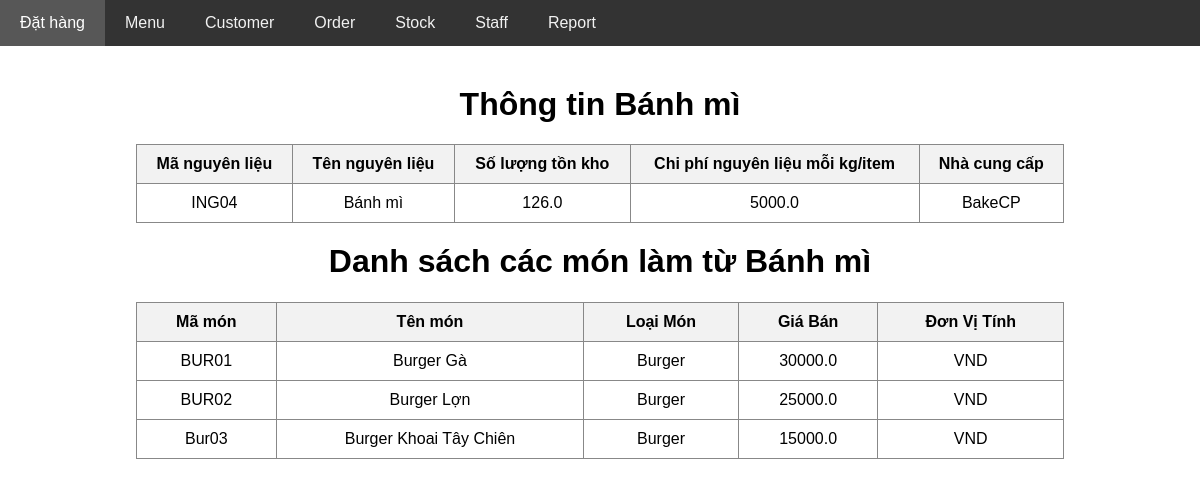
The app's page /core/stock/4 with its own data.
### core/models.py (models this page shows, shortened)
class StockIngredient(models.Model):
    ma_nguyen_lieu = models.CharField(max_length=10, unique=True)
    ten_nguyen_lieu = models.CharField(max_length=50)
    so_luong_ton_kho = models.FloatField()
    chi_phi_nguyen_lieu = models.FloatField()
    nha_cung_cap = models.CharField(max_length=100)
    used = models.FloatField(default=0)

class MenuIngredient(models.Model):
    class TypeChoices(models.TextChoices):
        KILOGRAM = 'Kilogram'
        ITEM = 'Item'
    so_luong = models.FloatField()
    don_vi_tinh = models.CharField(max_length=20, choices=TypeChoices.choices)
    stock = models.ForeignKey(StockIngredient, on_delete=models.CASCADE, related_name='menu_ingredients')
    menu = models.ForeignKey(Menu, on_delete=models.CASCADE, related_name='ingredients')

class Menu(models.Model):
    class TypeChoices(models.TextChoices):
        BURGER = 'Burger'
        DRINK = 'Drink'
        COMBO = 'Combo'
        SNACK = 'Snack'
    ma_mon = models.CharField(max_length=10, unique=True)
    ten_mon = models.CharField(max_length=50)
    loai_mon = models.CharField(max_length=20, choices=TypeChoices.choices)
    gia_ban = models.FloatField()
    don_vi_tinh = models.CharField(max_length=10, default='VND')

### core/views.py (the view)
# urls.py: path('stock/<int:stock_id>', views.show_stock_detail, name='show_stock_detail'),
def show_stock_detail(request, stock_id):
    stock = StockIngredient.objects.get(id=stock_id)
    related_ingredients = stock.menu_ingredients.all()
    return render(request, 'menu/show_stock_detail.html', {
        'stock': stock,
        'related_ingredients': related_ingredients
    })

### core/templates/menu/show_stock_detail.html (shortened to what this page needs)
{% extends 'layout.html' %}
{% block body %}
<h1>Thông tin {{stock.ten_nguyen_lieu}}</h1>
<table>
    <tr>
        <th>Mã nguyên liệu</th>
        <th>Tên nguyên liệu</th>
        <th>Số lượng tồn kho</th>
        <th>Chi phí nguyên liệu mỗi kg/item</th>
        <th>Nhà cung cấp</th>
    </tr>
    <tr>
            <td> {{stock.ma_nguyen_lieu}} </td>
            <td> {{stock.ten_nguyen_lieu}} </td>
            <td> {{stock.so_luong_ton_kho}} </td>
            <td> {{stock.chi_phi_nguyen_lieu}} </td>
            <td> {{stock.nha_cung_cap}} </td>
    </tr>
</table>
<h1>Danh sách các món làm từ {{ stock.ten_nguyen_lieu }}</h1>
<table>
    <tr>
            <th>Mã món</th>
            <th>Tên món</th>
            <th>Loại Món</th>
            <th>Giá Bán</th>
            <th>Đơn Vị Tính</th>
    </tr>
    {% for ingredient in related_ingredients %}
    <tr>
            <td> {{ingredient.menu.ma_mon}} </td>
            <td> {{ingredient.menu.ten_mon}} </td>
            <td> {{ingredient.menu.loai_mon}} </td>
            <td> {{ingredient.menu.gia_ban}} </td>
            <td> {{ingredient.menu.don_vi_tinh}} </td>
    </tr>
    {% endfor %}
</table>
{% endblock %}

### core/templates/layout.html (style rules this page uses)
body { margin: 0; font-family: Arial, sans-serif; }

### core/templates/menu/show_stock_detail.html (style rules this page uses)
h1 { text-align: center; margin-top: 20px; }
table { border-collapse: collapse; width: 80%; margin: 20px auto; text-align: center; font-size: 16px; }
th, td { padding: 10px 15px; border: 1px solid #888; }
th { background-color: #f2f2f2; }

### records on screen
StockIngredient: ten_nguyen_lieu "Bánh mì", ma_nguyen_lieu "ING04", so_luong_ton_kho "126.0", chi_phi_nguyen_lieu "5000.0", nha_cung_cap "BakeCP"
MenuIngredient: menu.ma_mon "BUR01", menu.ten_mon "Burger Gà", menu.loai_mon "Burger", menu.gia_ban "30000.0", menu.don_vi_tinh "VND"
MenuIngredient: menu.ma_mon "BUR02", menu.ten_mon "Burger Lợn", menu.loai_mon "Burger", menu.gia_ban "25000.0", menu.don_vi_tinh "VND"
MenuIngredient: menu.ma_mon "Bur03", menu.ten_mon "Burger Khoai Tây Chiên", menu.loai_mon "Burger", menu.gia_ban "15000.0", menu.don_vi_tinh "VND"
